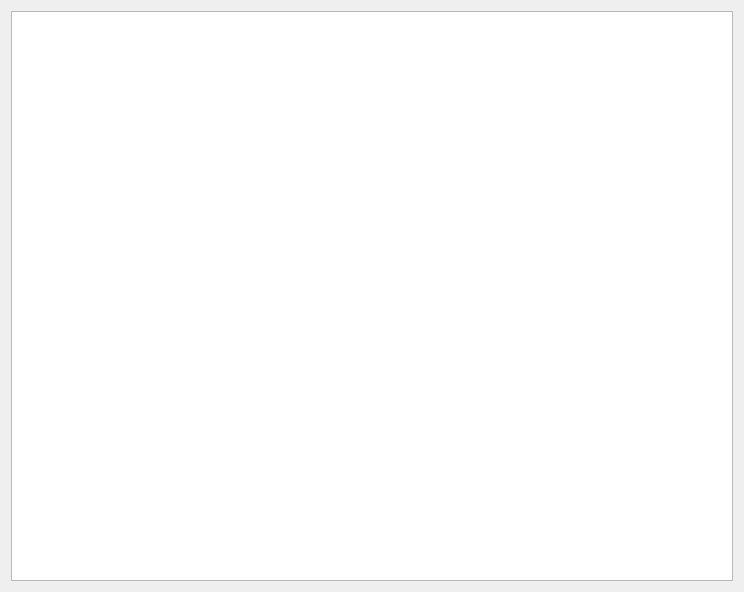
<?xml version="1.0" encoding="UTF-8"?>
<ui version="4.0">
 <class>MyFileWg</class>
 <widget class="QWidget" name="MyFileWg">
  <property name="geometry">
   <rect>
    <x>0</x>
    <y>0</y>
    <width>744</width>
    <height>592</height>
   </rect>
  </property>
  <property name="windowTitle">
   <string>Form</string>
  </property>
  <layout class="QVBoxLayout" name="verticalLayout">
   <item>
    <widget class="QListWidget" name="listWidget"/>
   </item>
  </layout>
 </widget>
 <resources/>
 <connections/>
</ui>
